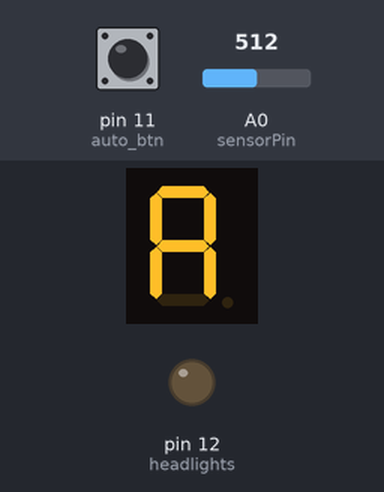
A sketch run on a simulated Arduino Nano, built with avr-gcc and run on an emulated ATmega328P. Parts: 1-digit seven-segment display, output pins drawn as LEDs (lit = HIGH). Wiring (inferred from the names in the program): 1-digit 7-segment display, segments lit when HIGH: segments pin 8, pin 9, pin 4, pin 3, pin 2, pin 7, pin 6, pin 5. The inputs (shaded band) are chosen by the test bench; at power-on: A0 (sensorPin) = 512, pin 11 (auto_btn) LOW. The segment pins are drawn as the display they are named for; pins used as bus, display or sensor lines are not drawn.

Above: at 1.2 s.
1.3 s: A0 (sensorPin) set to 425
2.8 s: A0 (sensorPin) set to 397
At 3.7 s:
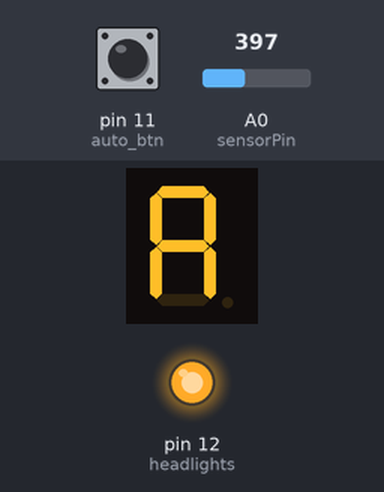
4.5 s: A0 (sensorPin) set to 511
At 4.9 s:
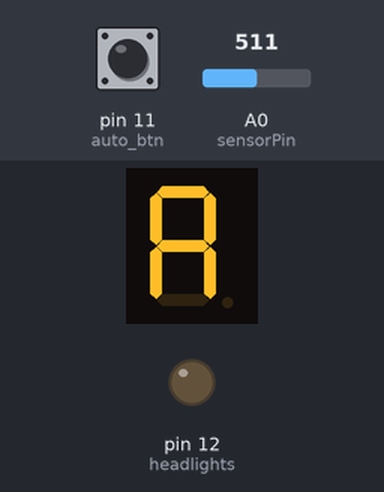
6.0 s: A0 (sensorPin) set to 306
At 7.2 s:
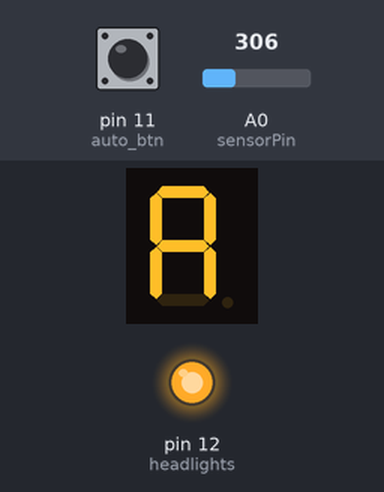
Timing chart, 0 to 8.5 s (numbered marks = the images above; inputs shaded):
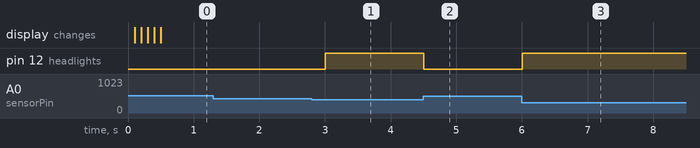

The sketch:

nano_auto_headlights.ino
```cpp
const int a = 8;
const int b = 9;
const int c = 4;
const int d = 3;
const int e = 2;
const int f = 7;
const int g = 6;
const int dp = 5;
const int sensorPin = 14;
const int headlights = 12;
const int auto_btn = 11;

int lightCal;
int lightVal;

int btnPress;
bool autoMode;

void setup() {
  Serial.begin(9600);
  pinMode(headlights, OUTPUT);
  pinMode(auto_btn, INPUT);
  pinMode(a, OUTPUT);  //A
  pinMode(b, OUTPUT);  //B
  pinMode(c, OUTPUT);  //C
  pinMode(d, OUTPUT);  //D
  pinMode(e, OUTPUT);  //E
  pinMode(f, OUTPUT);  //F
  pinMode(g, OUTPUT);  //G
  pinMode(dp, OUTPUT);  //DP

  lightCal = analogRead(sensorPin);
  autoMode = true;
}

void loop() {

  btnPress = digitalRead(auto_btn);

  if (btnPress == HIGH && autoMode == true)
    autoMode = false;
  else if (btnPress == HIGH && autoMode == false)
    autoMode = true;

  if (autoMode == true)
    auto_lights();
  // else
    // manual_lights();
}

void auto_lights() {
  lightVal = analogRead(sensorPin);
  // Serial.println(lightVal);

  if (lightVal < lightCal - 100) {
    digitalWrite(headlights, HIGH);
  } else {
    digitalWrite(headlights, LOW);
  }

  digitalWrite(a, HIGH);
  delay(100);
  digitalWrite(b, HIGH);
  delay(100);
  digitalWrite(c, HIGH);
  delay(100);
  digitalWrite(e, HIGH);
  delay(100);
  digitalWrite(f, HIGH);
  delay(100);
  digitalWrite(g, HIGH);
}

void manual_lights() {
  digitalWrite(headlights, HIGH);

  digitalWrite(a, LOW);
  digitalWrite(b, LOW);
  digitalWrite(c, LOW);
  digitalWrite(e, LOW);
  digitalWrite(f, LOW);
  digitalWrite(g, LOW);

  digitalWrite(b, HIGH);
  delay(100);
  digitalWrite(c, HIGH);
  delay(100);
  digitalWrite(d, HIGH);
  delay(100);
  digitalWrite(e, HIGH);
  delay(100);
  digitalWrite(f, HIGH);
}
```

Measured:
- the behaviour switches between 412 and 411 on A0 (sensorPin) (found by bisection; images 0 and 1)
- after the input at 1.3 s, every drawn part: stays the same
- after the input at 2.8 s, pin 12 (headlights): LOW → HIGH after 0.20 s
- after the input at 4.5 s, pin 12 (headlights): HIGH → LOW at once
- after the input at 6.0 s, pin 12 (headlights): LOW → HIGH at once
